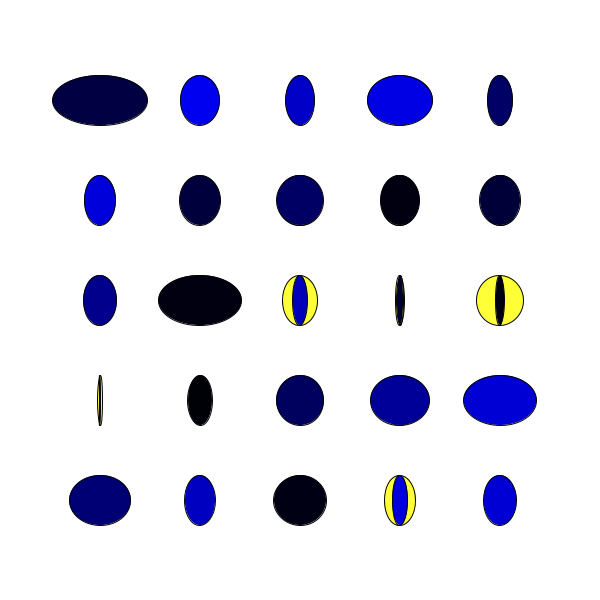
Frame 1 (no input)
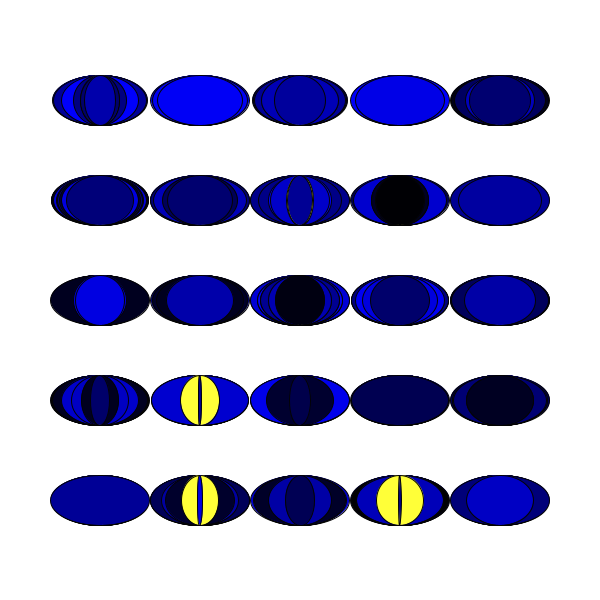
Frame 60 (the mouse pressed at the canvas centre just before this capture)
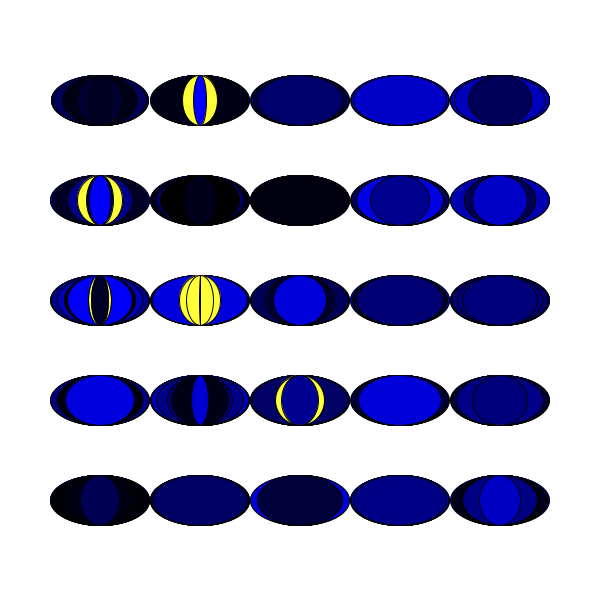
Frame 120 (the mouse held since frame 60 and released just before this capture)

The Processing sketch that drew these frames (run headless with seeded random() and noise(); from frame 60 on, the mouse is pressed at the canvas centre):

// Processing sketch: processing_172067
// ── processing_172067.pde


void setup(){
  size (600,600);
  background(255);
  frameRate(10);
}

float a;
float l;
float f;
float r;

void draw(){
  f= 50;
for( float a=100; a<600; a=a +100){
  for(l=100;l<600; l=l+ 100){
    stroke(3);
   
    fill(255,255,56);
    ellipse(a,l,random(f), f);
  fill(random (0), random (r), random (255));
  ellipse(a,l,random(f*2), f);

  }
}
}
